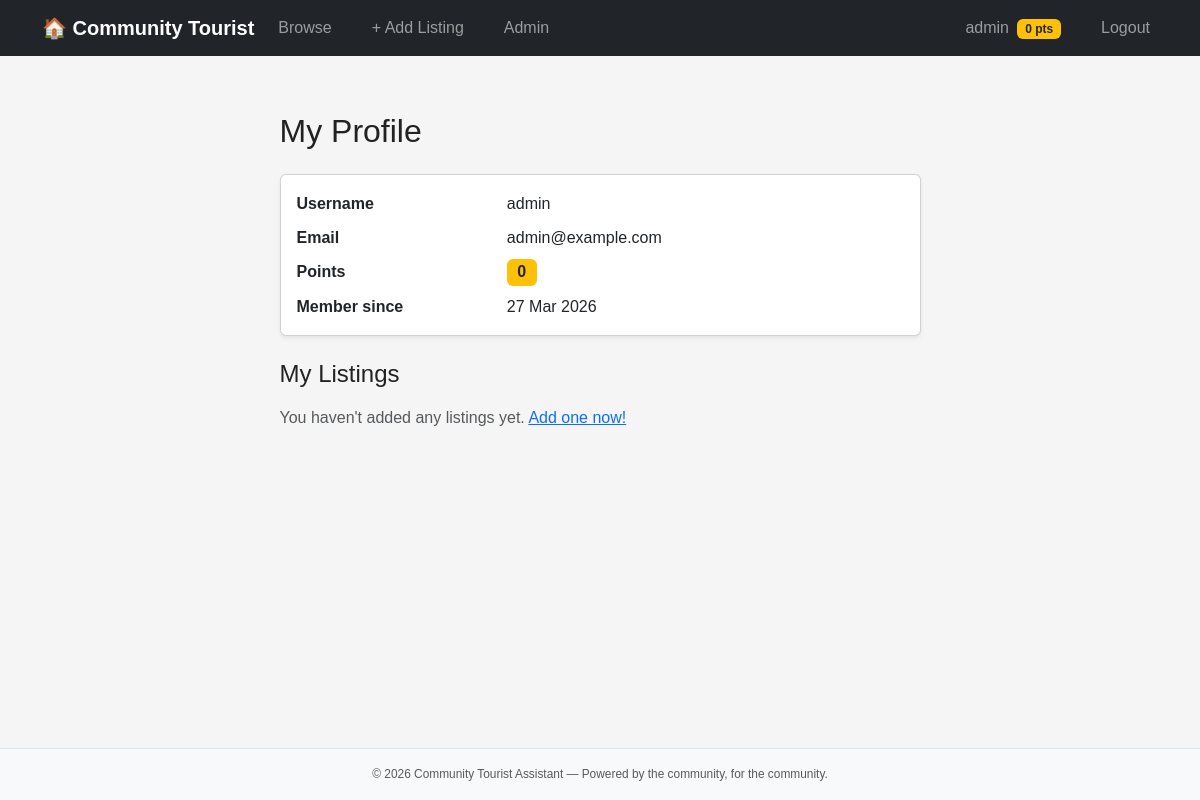
Page /auth/profile (signed in) on the committed database.
### app/models.py (models this page shows, shortened)
class User(UserMixin, db.Model):
    __tablename__ = "users"
    id = db.Column(db.Integer, primary_key=True)
    username = db.Column(db.String(64), unique=True, nullable=False)
    email = db.Column(db.String(120), unique=True, nullable=False)
    password_hash = db.Column(db.String(256), nullable=False)
    is_admin = db.Column(db.Boolean, default=False)
    points = db.Column(db.Integer, default=0)
    created_at = db.Column(db.DateTime, default=datetime.utcnow)
    listings = db.relationship("Listing", backref="author", lazy=True)
    ratings = db.relationship("Rating", backref="user", lazy=True)

### app/routes/auth.py (the view)
@auth_bp.route("/profile")
@login_required
def profile():
    return render_template("auth/profile.html", title="My Profile")

### app/routes/auth.py (called while the page is built)
@login_manager.user_loader
def load_user(user_id):
    return User.query.get(int(user_id))

### app/templates/auth/profile.html
{% extends "base.html" %}
{% block content %}
<div class="row justify-content-center">
    <div class="col-lg-7">
        <h2 class="mb-4">My Profile</h2>
        <div class="card shadow-sm mb-4">
            <div class="card-body">
                <dl class="row mb-0">
                    <dt class="col-sm-4">Username</dt>
                    <dd class="col-sm-8">{{ current_user.username }}</dd>
                    <dt class="col-sm-4">Email</dt>
                    <dd class="col-sm-8">{{ current_user.email }}</dd>
                    <dt class="col-sm-4">Points</dt>
                    <dd class="col-sm-8">
                        <span class="badge bg-warning text-dark fs-6">{{ current_user.points }}</span>
                    </dd>
                    <dt class="col-sm-4">Member since</dt>
                    <dd class="col-sm-8 mb-0">{{ current_user.created_at.strftime('%d %b %Y') }}</dd>
                </dl>
            </div>
        </div>
        <h4 class="mb-3">My Listings</h4>
        {% if current_user.listings %}
        <ul class="list-group shadow-sm">
            {% for listing in current_user.listings %}
            <li class="list-group-item d-flex justify-content-between align-items-center">
                <a href="{{ url_for('listings.detail', listing_id=listing.id) }}"
                   class="text-decoration-none">{{ listing.title }}</a>
                <span class="badge
                    {% if listing.status == 'approved' %}bg-success
                    {% elif listing.status == 'pending' %}bg-warning text-dark
                    {% else %}bg-danger{% endif %}">
                    {{ listing.status }}
                </span>
            </li>
            {% endfor %}
        </ul>
        {% else %}
        <p class="text-muted">
            You haven't added any listings yet.
            <a href="{{ url_for('listings.add') }}">Add one now!</a>
        </p>
        {% endif %}
    </div>
</div>
{% endblock %}

### app/templates/base.html (shortened to what this page needs)
<!DOCTYPE html>
<html lang="en">
<head>
    <link href="https://cdn.jsdelivr.net/npm/bootstrap@5.3.3/dist/css/bootstrap.min.css" rel="stylesheet">
    <link rel="stylesheet" href="{{ url_for('static', filename='style.css') }}">
</head>
<body>
<nav class="navbar navbar-expand-lg navbar-dark bg-dark">
    <div class="container">
        <a class="navbar-brand fw-bold" href="{{ url_for('listings.index') }}">&#127968; Community Tourist</a>
        <div class="collapse navbar-collapse" id="mainNav">
            <ul class="navbar-nav me-auto mb-2 mb-lg-0">
                <li class="nav-item">
                    <a class="nav-link" href="{{ url_for('listings.index') }}">Browse</a>
                </li>
                {% if current_user.is_authenticated %}
                <li class="nav-item">
                    <a class="nav-link" href="{{ url_for('listings.add') }}">+ Add Listing</a>
                </li>
                {% if current_user.is_admin %}
                <li class="nav-item">
                    <a class="nav-link" href="{{ url_for('admin.panel') }}">Admin</a>
                </li>
                {% endif %}
                {% endif %}
            </ul>
            <ul class="navbar-nav">
                {% if current_user.is_authenticated %}
                <li class="nav-item">
                    <a class="nav-link" href="{{ url_for('auth.profile') }}">
                        {{ current_user.username }}
                        <span class="badge bg-warning text-dark ms-1">{{ current_user.points }} pts</span>
                    </a>
                </li>
                <li class="nav-item">
                    <a class="nav-link" href="{{ url_for('auth.logout') }}">Logout</a>
                </li>
                {% endif %}
            </ul>
        </div>
    </div>
</nav>
<main class="container mt-4 mb-5">
    {% block content %}{% endblock %}
</main>
<footer class="py-3 bg-light border-top mt-auto">
    <div class="container text-center text-muted small">
        &copy; 2026 Community Tourist Assistant &mdash; Powered by the community, for the community.
    </div>
</footer>
</body>
</html>

### app/static/style.css (style rules this page uses)
* { box-sizing: border-box; margin: 0; padding: 0; }
body { font-family: sans-serif; font-size: 16px; line-height: 1.6; color: #222; background: #f5f5f5; display: flex; flex-direction: column; min-height: 100vh; }
nav { display: flex; align-items: center; justify-content: space-between; height: 56px; }
nav ul { list-style: none; display: flex; gap: 1.5rem; }
nav ul a { color: #ccc; text-decoration: none; }
main { flex: 1; padding: 2rem 1.5rem; max-width: 900px; width: 100%; margin: 0 auto; }
footer { text-align: center; padding: 1rem; font-size: 0.85rem; color: #888; border-top: 1px solid #ddd; background: #fff; }

### rows in the picture
User: username "admin", points "0", email "admin@example.com", created_at "27 Mar 2026"
